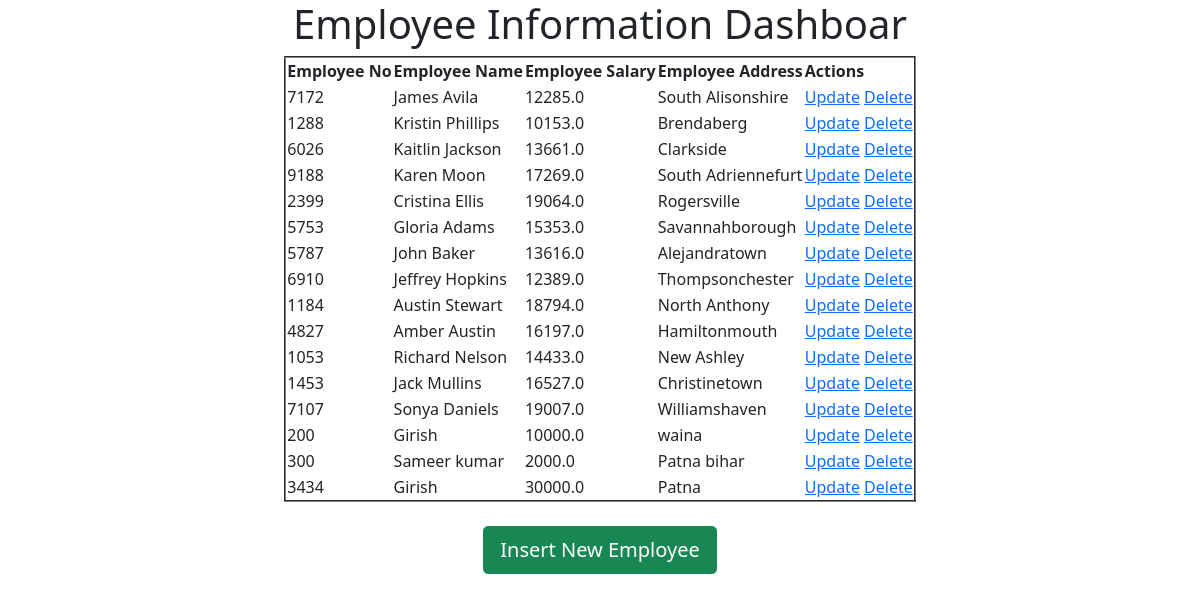
The page / on the database its author committed.
### testapp/models.py (models this page shows)
class Employee(models.Model):
    eno=models.IntegerField()
    ename=models.CharField(max_length=64)
    esal=models.FloatField()
    eaddr=models.CharField(max_length=256)

### testapp/views.py (the view)
# urls.py: path('', views.retrive_view),
def retrive_view(request):
    employees=Employee.objects.all()
    return render(request,'testapp/index.html',{'employees':employees})

### templates/testapp/index.html
<!DOCTYPE html>
{%extends 'testapp/base.html'%}
{% block body_block%}
<h1>Employee Information Dashboar</h1>
<table border='2'>
 <thead>
   <th>Employee No</th>
   <th>Employee Name</th>
   <th>Employee Salary</th>
   <th>Employee Address</th>
   <th>Actions</th>
 </thead>
 {%for emp in employees%}
 <tr>
   <td>{{emp.eno}}</td>
   <td>{{emp.ename}}</td>
   <td>{{emp.esal}}</td>
   <td>{{emp.eaddr}}</td>
   <td><a href="/update/{{emp.id}}">Update</a>&nbsp<a href="/delete/{{emp.id}}">Delete</a></td>
 </tr>
 {%endfor%}
</table>
<br>
<a href="/create" class='btn btn-success btn-lg'>Insert New Employee</a>
{%endblock%}

### templates/testapp/base.html (shortened to what this page needs)
<!DOCTYPE html>
<html lang="en" dir="ltr">
  <head>
    <link href="https://cdn.jsdelivr.net/npm/bootstrap@5.1.3/dist/css/bootstrap.min.css" rel="stylesheet">
  </head>
  <body>
   <div class="container" align='center'>
     {% block body_block%}
     {%endblock%}
   </div>
  </body>
</html>

### rows shown on the page
Employee: eno "7172", ename "James Avila", esal "12285.0", eaddr "South Alisonshire"
Employee: eno "1288", ename "Kristin Phillips", esal "10153.0", eaddr "Brendaberg"
Employee: eno "6026", ename "Kaitlin Jackson", esal "13661.0", eaddr "Clarkside"
Employee: eno "9188", ename "Karen Moon", esal "17269.0", eaddr "South Adriennefurt"
Employee: eno "2399", ename "Cristina Ellis", esal "19064.0", eaddr "Rogersville"
Employee: eno "5753", ename "Gloria Adams", esal "15353.0", eaddr "Savannahborough"
Employee: eno "5787", ename "John Baker", esal "13616.0", eaddr "Alejandratown"
Employee: eno "6910", ename "Jeffrey Hopkins", esal "12389.0", eaddr "Thompsonchester"
Employee: eno "1184", ename "Austin Stewart", esal "18794.0", eaddr "North Anthony"
Employee: eno "4827", ename "Amber Austin", esal "16197.0", eaddr "Hamiltonmouth"
Employee: eno "1053", ename "Richard Nelson", esal "14433.0", eaddr "New Ashley"
Employee: eno "1453", ename "Jack Mullins", esal "16527.0", eaddr "Christinetown"
Employee: eno "7107", ename "Sonya Daniels", esal "19007.0", eaddr "Williamshaven"
Employee: eno "200", ename "Girish", esal "10000.0", eaddr "waina"
Employee: eno "300", ename "Sameer kumar", esal "2000.0", eaddr "Patna bihar"
Employee: eno "3434", ename "Girish", esal "30000.0", eaddr "Patna"
